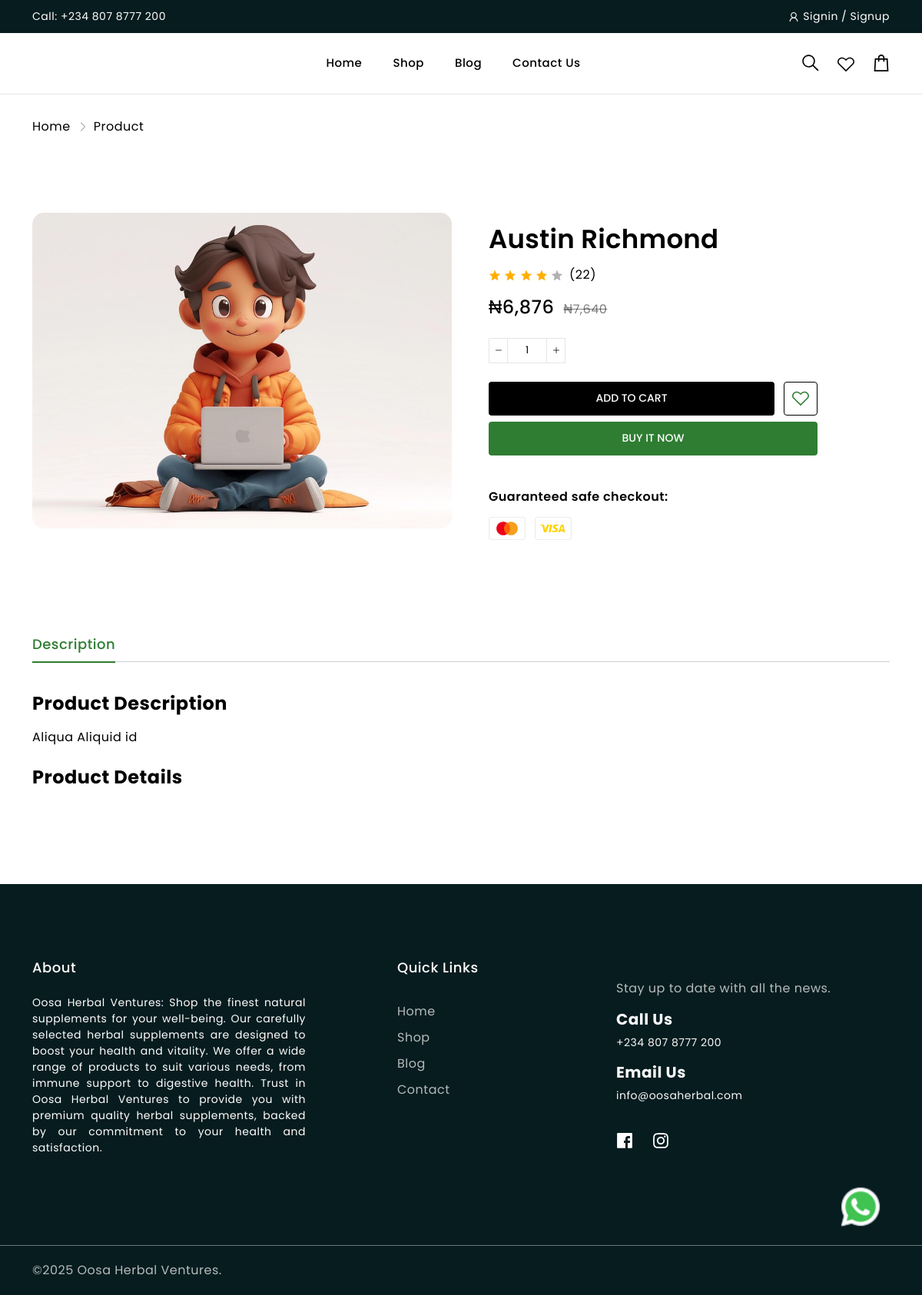
The app's page /product.php?pid=873264 with its own data.
### tables this page shows
CREATE TABLE `products` (
  `id` int(11) NOT NULL,
  `category_id` int(11) NOT NULL,
  `productid` varchar(11) NOT NULL,
  `name` varchar(255) NOT NULL,
  `tags` varchar(255) NOT NULL,
  `price` int(11) NOT NULL,
  `discount` float NOT NULL,
  `description` text NOT NULL,
  `details` text DEFAULT NULL,
  `image` varchar(255) NOT NULL,
  `status` varchar(30) NOT NULL DEFAULT 'available',
  `created_at` datetime NOT NULL DEFAULT current_timestamp()
);

### product.php (the view, shortened to what this page needs)
<?php
include_once("functions.php");
if (isset($_GET["pid"])) {
    $productid = $_GET["pid"];
} else {
    echo "<script>location.href='/'</script>";
}
$getProduct = mysqli_query($conn, "SELECT * FROM `products` WHERE `productid` = '$productid'");
$product = mysqli_fetch_array($getProduct);
$discount = $product["price"] - ($product["price"] * ($product["discount"] / 100));
?>
<!doctype html>
<html lang="en" class="no-js">
<head>
    <link rel="stylesheet" href="assets/css/vendor.css">
    <link rel="stylesheet" href="assets/css/style.css">
</head>
<body>
    <div class="body-wrapper">
        <?php
        include("components/header.php");
        ?>
        <div class="breadcrumb">
            <div class="container">
                <ul class="list-unstyled d-flex align-items-center m-0">
                    <li><a href="/">Home</a></li>
                    <li>
                        <svg class="icon icon-breadcrumb" width="64" height="64" viewBox="0 0 64 64" fill="none"
                            xmlns="http://www.w3.org/2000/svg">
                            <g opacity="0.4">
                                <path
                                    d="M25.9375 8.5625L23.0625 11.4375L43.625 32L23.0625 52.5625L25.9375 55.4375L47.9375 33.4375L49.3125 32L47.9375 30.5625L25.9375 8.5625Z"
                                    fill="#000" />
                            </g>
                        </svg>
                    </li>
                    <li>Product</li>
                </ul>
            </div>
        </div>
        <main id="MainContent" class="content-for-layout">
            <div class="product-page mt-100">
                <div class="container">
                    <div class="row">
                        <div class="col-lg-6 col-md-12 col-12">
                            <div class="product-gallery product-gallery-vertical d-flex">
                                <img src="uploads/<?= $product["image"]; ?>" alt="" class="img-fluid w-100"
                                    style="border-radius: 15px;">
                            </div>
                        </div>
                        <div class="col-lg-6 col-md-12 col-12" style="align-self: center;">
                            <div class="product-details ps-lg-4 ">
                                <h2 class="product-title mb-3 mt-3"><?= $product["name"]; ?></h2>
                                <div class="product-rating d-flex align-items-center mb-3">
                                    <span class="star-rating">
                                        <svg width="16" height="15" viewBox="0 0 16 15" fill="none"
                                            xmlns="http://www.w3.org/2000/svg">
                                            <path
                                                d="M15.168 5.77344L10.082 5.23633L8 0.566406L5.91797 5.23633L0.832031 5.77344L4.63086 9.19727L3.57031 14.1992L8 11.6445L12.4297 14.1992L11.3691 9.19727L15.168 5.77344Z"
                                                fill="#FFAE00" />
                                        </svg>
                                        <svg width="16" height="15" viewBox="0 0 16 15" fill="none"
                                            xmlns="http://www.w3.org/2000/svg">
                                            <path
                                                d="M15.168 5.77344L10.082 5.23633L8 0.566406L5.91797 5.23633L0.832031 5.77344L4.63086 9.19727L3.57031 14.1992L8 11.6445L12.4297 14.1992L11.3691 9.19727L15.168 5.77344Z"
                                                fill="#FFAE00" />
                                        </svg>
                                        <svg width="16" height="15" viewBox="0 0 16 15" fill="none"
                                            xmlns="http://www.w3.org/2000/svg">
                                            <path
                                                d="M15.168 5.77344L10.082 5.23633L8 0.566406L5.91797 5.23633L0.832031 5.77344L4.63086 9.19727L3.57031 14.1992L8 11.6445L12.4297 14.1992L11.3691 9.19727L15.168 5.77344Z"
                                                fill="#FFAE00" />
                                        </svg>
                                        <svg width="16" height="15" viewBox="0 0 16 15" fill="none"
                                            xmlns="http://www.w3.org/2000/svg">
                                            <path
                                                d="M15.168 5.77344L10.082 5.23633L8 0.566406L5.91797 5.23633L0.832031 5.77344L4.63086 9.19727L3.57031 14.1992L8 11.6445L12.4297 14.1992L11.3691 9.19727L15.168 5.77344Z"
                                                fill="#FFAE00" />
                                        </svg>
                                        <svg width="16" height="15" viewBox="0 0 16 15" fill="none"
                                            xmlns="http://www.w3.org/2000/svg">
                                            <path
                                                d="M15.168 5.77344L10.082 5.23633L8 0.566406L5.91797 5.23633L0.832031 5.77344L4.63086 9.19727L3.57031 14.1992L8 11.6445L12.4297 14.1992L11.3691 9.19727L15.168 5.77344Z"
                                                fill="#B2B2B2" />
                                        </svg>
                                    </span>
                                    <span class="rating-count ms-2">(22)</span>
                                </div>
                                <div class="product-price-wrapper mb-4">
                                    <span class="product-price regular-price">₦<?= number_format($discount); ?></span>
                                    <?php if ($product["discount"] > 0): ?>
                                        <del
                                            class="product-price compare-price ms-2">₦<?= number_format($product["price"]); ?></del>
                                    <?php endif; ?>
                                </div>
                                <form method="post" class="product-form">
                                    <div class=" misc d-flex align-items-end justify-content-between mt-4">
                                        <div class="quantity d-flex align-items-center justify-content-between">
                                            <span class="qty-btn dec-qty"><img src="assets/img/icon/minus.svg"
                                                    alt="minus"></span>
                                            <input class="qty-input" type="number" name="qty" value="1" min="0">
                                            <span class="qty-btn inc-qty"><img src="assets/img/icon/plus.svg"
                                                    alt="plus"></span>
                                        </div>
                                    </div>
                                    <div
                                        class="product-form-buttons d-flex align-items-center justify-content-between mt-4">
                                        <button type="submit" name="addtocart"
                                            class="position-relative btn-atc btn-add-to-cart loader">ADD TO
                                            CART</button>
                                        <a href="addtowish.php?pid=<?= $productid; ?>" class="product-wishlist">
                                        </a>
                                    </div>
                                </form>
                                <form method="post" action="checkout.php">
                                    <div class="buy-it-now-btn mt-2">
                                        <button type="submit" class="position-relative btn-atc btn-buyit-now">BUY IT
                                            NOW</button>
                                    </div>
                                </form>
                                <div class="guaranteed-checkout">
                                    <strong class="label mb-1 d-block">Guaranteed safe checkout:</strong>
                                    <ul class="list-unstyled checkout-icon-list d-flex align-items-center flex-wrap">
                                        <li class="checkout-icon-item">
                                        </li>
                                        <li class="checkout-icon-item">
                                        </li>
                                    </ul>
                                </div>
                            </div>
                        </div>
                    </div>
                </div>
            </div>
            <div class="product-tab-section mt-100" data-aos="fade-up" data-aos-duration="700">
                <div class="container">
                    <div class="tab-list product-tab-list">
                        <nav class="nav product-tab-nav">
                            <a class="product-tab-link tab-link active" href="#pdescription"
                                data-bs-toggle="tab">Description</a>
                        </nav>
                    </div>
                    <div class="tab-content product-tab-content">
                        <div id="pdescription" class="tab-pane fade show active">
                            <div class="row">
                                <div class=" col-12">
                                    <div class="desc-content">
                                        <h4 class="mb-3">Product Description</h4>
                                        <p class="text_16 mb-4"><?= $product["description"]; ?></p>
                                    </div>
                                    <div class="desc-content">
                                        <h4 class="mb-3">Product Details</h4>
                                    </div>
                                </div>
                            </div>
                        </div>
                    </div>
                </div>
            </div>
        </main>
        <?php
        include("components/footer.php");
        ?>
    </div>
</body>
</html>

### product.php (style rules this page uses)
:root { --primary-color: #2e7d32; --secondary-color: #2e7d32; --btn-primary-border-radius: 0.25rem; --btn-primary-color: #fff; --btn-primary-background-color: #2e7d32; --btn-primary-border-color: #2e7d32; --btn-primary-hover-color: #fff; --btn-primary-background-hover-color: #2e7d32; --btn-primary-border-hover-color: #2e7d32; --btn-primary-font-weight: 500; --btn-secondary-border-radius: 0.25rem; --btn-secondary-color: #2e7d32; --btn-secondary-background-color: transparent; --btn-secondary-border-color: #2e7d32; --btn-secondary-hover-color: #fff; --btn-secondary-background-hover-color: #2e7d32; --btn-secondary-border-hover-color: #2e7d32; --btn-secondary-font-weight: 500; --heading-color: #000; --heading-font-family: 'Poppins', sans-serif; --heading-font-weight: 700; --title-color: #000; --title-font-family: 'Poppins', sans-serif; --title-font-weight: 400; --body-color: #000; --body-background-color: #fff; --body-font-family: 'Poppins', sans-serif; --body-font-size: 14px; --body-font-weight: 400; --section-heading-color: #000; --section-heading-font-family: 'Poppins', sans-serif; --section-heading-font-size: 48px; --section-heading-font-weight: 600; --section-subheading-color: #000; --section-subheading-font-family: 'Poppins', sans-serif; --section-subheading-font-size: 16px; --section-subheading-font-weight: 400; }

### records on screen
products: image (picture), name "Austin Richmond", discount "6,876", price "7,640", description "Aliqua Aliquid id"
